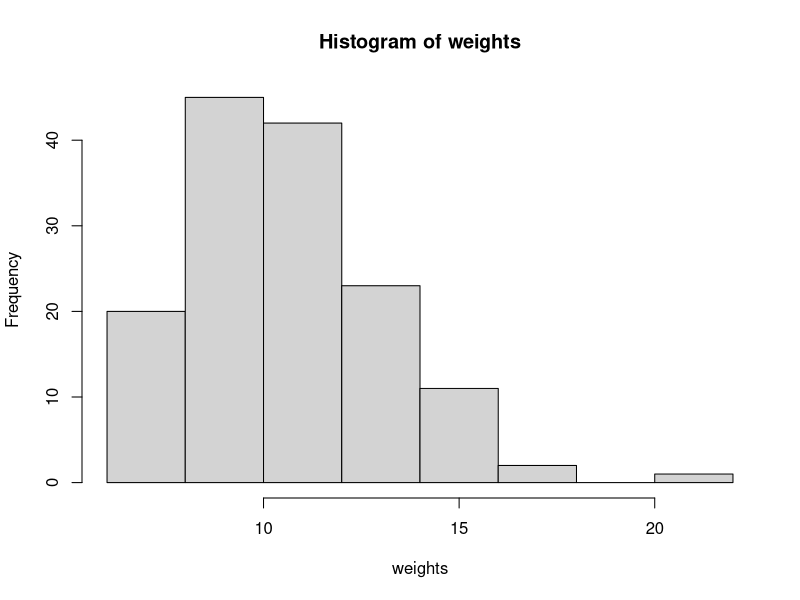
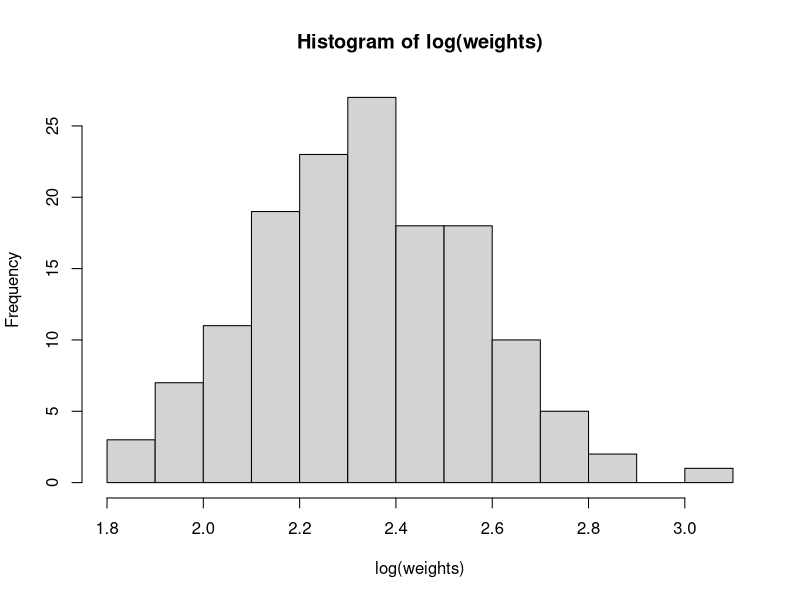
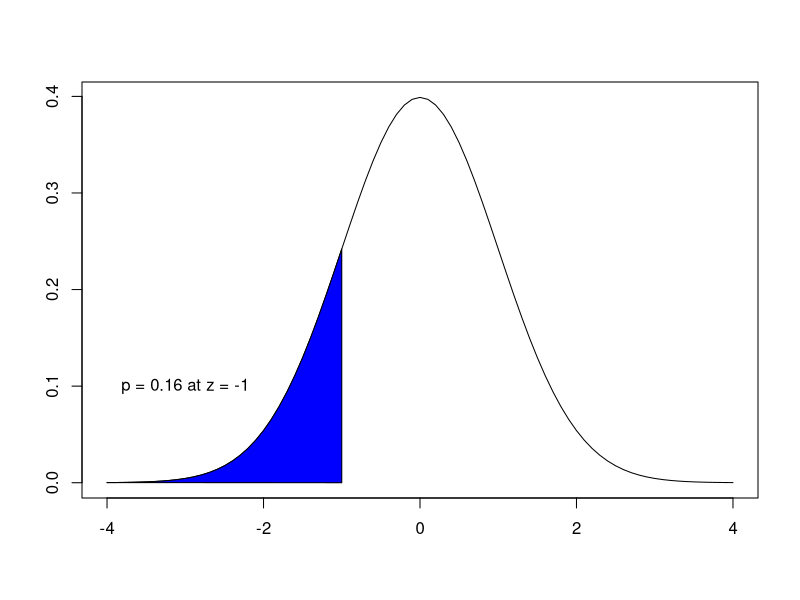
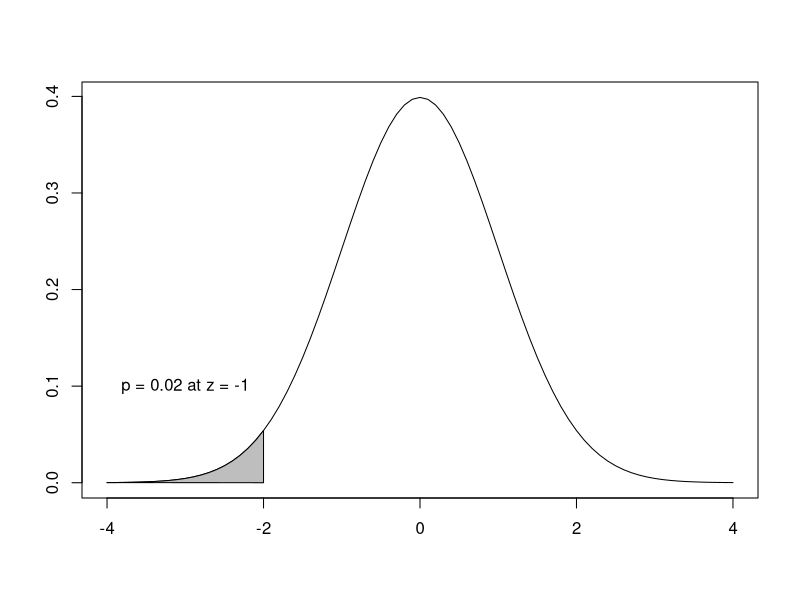
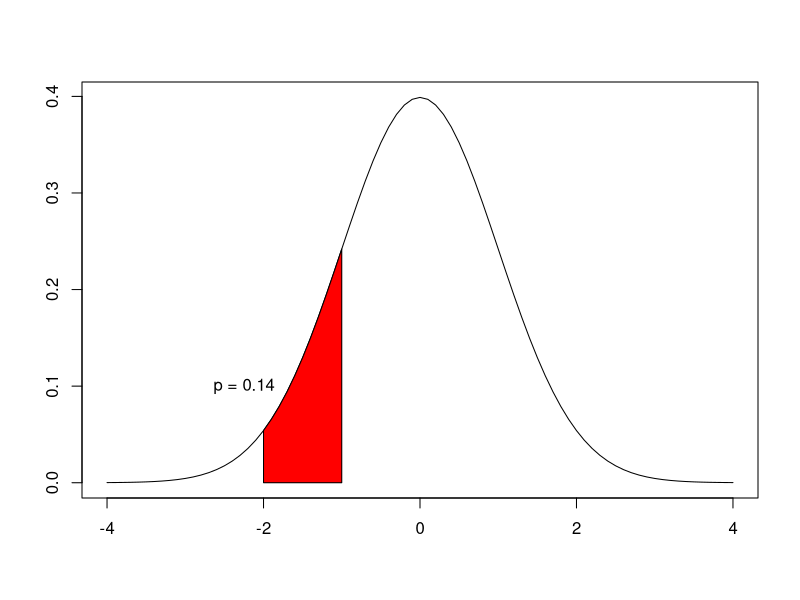

R code for these plots, in order:
## ---- chunk 1

mendel <- read.csv("./Datasets/MendelPeas.csv")


roundO <- sum(mendel[mendel$shape == "round", "count"])
wrinkledO <- sum(mendel[mendel$shape == "wrinkled", "count"])

(Observed <- c(roundO, wrinkledO))

## ---- chunk 2

Er <- (556/4)*3

Ew <- (556/4)*1

(Expected <- c(Er, Ew))

## ---- chunk 3

mTab <- data.frame(Observed, Expected)
rownames(mTab) <- c("round", "wrinkled")
mTab
## ---- chunk 4


(chiAdj <- sum((abs(Observed - Expected) - 0.5)^2 / Expected))

## ---- chunk 5

(criticalChi <- qchisq(p = 1 - 0.05, df = 1))

(pval <- pchisq(chiAdj, df = 1, lower.tail = F))

## ---- chunk 6

mendel

(Observed2 <- mendel[,c(3:4)])

#Just as before, the total number of plants is 556.  
ExpRY <- 9*(556/16)
ExpRG <- 3*(556/16)
ExpWY <- 3*(556/16)
ExpWG <- 1*(556/16)

(Expected2 <- c(ExpRY, ExpRG, ExpWY, ExpWG))

mTab2 <- data.frame(Observed2, Expected2)

mTab2
## ---- chunk 7

(chi2 <- sum((Observed2$count - Expected2)^2 / Expected2))

## ---- chunk 8

k <- 4 # We have 4 classes

(criticalChi2 <- qchisq(p = 1 - 0.05, df = k-1))

(pval2 <- pchisq(chi2, df = k-1, lower.tail = F))

## ---- chunk 9

x <- Observed2$count
p <- c(9/16, 3/16, 3/16, 1/16)

chisq.test(x = x, p = p)

## ---- chunk 10

library(MASS)
cwt <- cats

#sorting the heart weights into a vector
weights <- sort(cwt$Hwt)

## ---- chunk 11

hist(weights)

## ---- chunk 12

hist(log(weights))

## ---- chunk 13

classes <- 1:9 #number of intervals

#log transform
logwt <- log(weights)

#Get the total range of values:
range <- max(logwt) - min(logwt) 

#Length of each bin interval when k = 9:
binInt <- range/9

#The endpoints of the bin intervals:
endpoints <- seq(min(logwt), max(logwt), binInt)

## ---- chunk 14
#set up a vector of NAs that will hold the observed frequencies
Ofreq <- rep(NA, 9)
#We use a logical query for each interval, where we ask which logwts are less than or equal to endpoint i, starting at i = 2 since the first endpoint is the minimum logwt., and greater than the previous endpoint.
#Then we sum each result to get the frequency of observations in each interval i.

for(i in 2:10){
   Ofreq[i-1] <- sum(logwt > (endpoints[i-1]) & 
                      logwt <= endpoints[i])
}

#we add 1 to Ofreq[1] since the minimum logwt value was not included in the first interval frequency using the code above. 
Ofreq[1] <- Ofreq[1] + 1 

Ofreq
## ---- chunk 15

meanWt <- mean(logwt)
sdWt <- sd(logwt)
(zscores <- (endpoints[-1] - meanWt) / sdWt)

## ---- chunk 16

pnorm(-1)
x <- seq(-4, 4, 0.1)
y <- dnorm(x)
plot(x, y, type = "l", ylab = "", xlab = "")
polygon(c( x[x<=-1], -1 ),  c(y[x<=-1],0 ), col="blue")
text(-3, 0.1, "p = 0.16 at z = -1")
## ---- chunk 17

pnorm(-2)
x <- seq(-4, 4, 0.1)
y <- dnorm(x)
plot(x, y, type = "l", ylab = "", xlab = "")
polygon(c( x[x<=-2], -2 ),  c(y[x<=-2],0 ), col="gray")
text(-3, 0.1, "p = 0.02 at z = -1")

## ---- chunk 18

pnorm(-1) - pnorm(-2)
x <- seq(-4, 4, 0.1)
y <- dnorm(x)
plot(x, y, type = "l", ylab = "", xlab = "")
polygon(c(-2, x[x<=-1 & x >= -2], -1 ),  c(0,y[x<=-1 & x >= -2],0 ), col="red")
text(-2.25, 0.1, "p = 0.14")




## ---- chunk 19

pnorm(-1) - pnorm(-2)

## ---- chunk 20

probs <- rep(NA, 9)
probs[1] <- pnorm(zscores[1])

for(i in 2:9){
   probs[i] <- pnorm(zscores[i]) - pnorm(zscores[i-1])
}

## ---- chunk 21
(Efreq <- probs * sum(Ofreq))
## ---- chunk 22

(chiSq <- (sum((Ofreq - Efreq)^2/Efreq)))

## ---- chunk 23

k <- 9

#Critical chi-squared value at alpha = 0.05
qchisq(p = 1 - 0.05, df = k-3)
#p value at our test statistic
pchisq(chiSq, k-3, lower.tail = F)

## ---- chunk 24
planttab <- read.csv("./Datasets/rareplants2.csv")[-1]
knitr::kable(x = planttab,
             col.names = c("Species type", "Dry", "Wet", "Wet or Dry", "Total"), 
             caption = "Observed frequencies of common versus rare plant species in South Australia and Victoria, Australia according to habitat type (dry only, wet only, and wet or dry)."
)
## ---- chunk 25
#create a table from the original data table, with appropriate dimensions just to hold joint probabilities:
plantP <- planttab[1:2,2:4] 
#total sample size:
Grand <- as.numeric(planttab[3,5])
#Create vectors of the marginal probabilities
(HabP <- as.numeric(planttab[3,2:4])/Grand)
(SpP <- as.numeric(planttab[1:2,5])/Grand)

#multiply the row and column marginal probabilities to get the joint probabilities in each cell:
for(j in 1:2){
   for(k in 1:3){
      plantP[j,k] <- SpP[j] * HabP[k]
   }
}

rownames(plantP) <- c("common", "rare")
knitr::kable(x = round(plantP,2),
             col.names = c("Dry", "Wet", "Wet or Dry"), 
             caption = "Joint probabilities given the marginal probabilities in rows and columns"
)
## ---- chunk 26

Exp <- plantP * Grand
knitr::kable(x = Exp,
             col.names = c("Dry", "Wet", "Wet or Dry"), 
             caption = "Expected frequencies if the rareness of plant species was independent of habitat type"
)
## ---- chunk 27

#Matrices of the observed and expected frequencies:
Obs <- apply(planttab[1:2, 2:4], c(1,2), "as.numeric")
Exp

(chiSq <- sum((Obs - Exp)^2/Exp))

## ---- chunk 28

(crit <- qchisq(1-0.05, df = 2))
(pval <- pchisq(chiSq, df = 2, lower.tail = F))

## ---- chunk 29

chisq.test(Obs)
## ---- chunk 30

(Obs - Exp)^2/Exp

## ---- chunk 31

knitr::kable(x = planttab[1:2, 1:4],
             col.names = c("Species type", "Dry", "Wet", "Wet or Dry")
)

## ---- chunk 32

rownames(Exp) <- NULL
Exp$spt <- c("common", "rare")
Exp <- cbind(Exp$spt, round(Exp[1:3],0))
knitr::kable(x = Exp,
             col.names = c("Species type", "Dry", "Wet", "Wet or Dry")
)

## ---- chunk 33
knitr::opts_chunk$set(echo = TRUE)

## ---- chunk 34
olives <- read.csv("./Datasets/olives.csv")

##use table() to calculate the frequencies of each cultivar/No.seeds combination in the data. 
(olivect <- table(olives))

#marginal totals:

(cultSums <- rowSums(olivect))
(seedSums <- colSums(olivect))

## ---- chunk 35

#First, calculate the total number of olive fruits used in this study:

(total <- sum(cultSums)) #or
total <- nrow(olives)

#2A:
#Calculate the marginal probabilities of being a particular cultivar type:

(cultp <- cultSums/total)

#Calculate the marginal probabilities of having a certain number of seeds:

(seedp <- seedSums/total)

#2B:
#Fill a table with the calculated joint probabilities for each combination of cultivar and number of seeds:

##Copy the dimensions of the cont. table to a new table.  We will do this by simply copying the original contingency table, then replacing the original observed frequencies with joint probabilities:

jprobs <- as.matrix(olivect)

#Fill the "Ascolana Tenera" cultivar row with joint probabilities by multiplying the marginal "Ascolana Tenera" probability by all the marginal  probabilities from seedp.  Since the probabilities from seedp are in the same order as the jprobs columns, this will work fine:

jprobs["Ascolana Tenera", ] <- cultp["Ascolana Tenera"] * seedp

#Do the same for the other four cultivar types:

jprobs["Carolea", ] <- cultp["Carolea"] * seedp
jprobs["Leccino", ] <- cultp["Leccino"] * seedp
jprobs["Picholine", ] <- cultp["Picholine"] * seedp

#2C:
#Calculate the expected frequencies based on the joint probabilities under the null hypothesis multiplied by the total number of fruits sampled.  

(oliveExp <- jprobs * total)


## ---- chunk 36

#Calculate chi square values for each cell:

(chisqtable <- (olivect - oliveExp)^2 / oliveExp)

(chisq <- sum(chisqtable))


## ---- chunk 37

#Calculate the degrees of freedom
j <- nrow(olivect); k  = ncol(olivect)
df <- (j - 1) * (k - 1)

#Calculate the critical value
(crit <- qchisq(0.95, df))

#Is our test statistic equal to or greater than our critical value?
chisq >= crit

#You could also simply get the p value to use as your decision rule:
(pvalue <- pchisq(chisq, df, lower.tail = F))


#We just performed a test of independence by hand, but R actually has a single function that will do it all at once for you:
chisq.test(olivect)


## ---- chunk 38
mice <- read.csv("./Datasets/mice.csv")

##use table() to calculate the frequencies of each treatment/result combination in the data. 
(micect <- table(mice))

#marginal totals:

(treatSums <- rowSums(micect))
(survSums <- colSums(micect))

## ---- chunk 39

#First, calculate the total number of mice used in this study:

(total <- sum(treatSums)) #or
total <- nrow(mice)

#2A:
#Calculate the marginal probabilities of getting a particular treatment:

(treatp <- treatSums/total)

#Calculate the marginal probabilities of surviving or not:

(survp <- survSums/total)

#2B:
#Fill a table with the calculated joint probabilities for each combination of treatment type and survival outcome:

##Copy the dimensions of the cont. table to a new table.  We will do this by simply copying the original contingency table, then replacing the original observed frequencies with joint probabilities:

jprobs <- as.matrix(micect)

#Fill the "antiserum" treatment row with joint probabilities by multiplying the marginal "antiserum" probability by all the marginal  probabilities from survp.  Since the probabilities from survp are in the same order as the jprobs columns, this will work fine:

jprobs["antiserum", ] <- treatp["antiserum"] * survp

#Do the same for the other treatment type:

jprobs["experimental", ] <- treatp["experimental"] * survp

jprobs["control", ] <- treatp["control"] * survp


#2C:
#Calculate the expected frequencies based on the joint probabilities under the null hypothesis multiplied by the total number of mice sampled.  

(miceExp <- jprobs * total)


## ---- chunk 40

# Calculate chi square values for each cell:

(chisqtable <- (micect - miceExp)^2 / miceExp)

(chisq <- sum(chisqtable))


## ---- chunk 41

# Calculate the degrees of freedom
j <- nrow(micect); k  = ncol(micect)
df <- (j - 1) * (k - 1)

# Calculate the critical value
(crit <- qchisq(0.95, df))

# Is our test statistic equal to or greater than our critical value?
chisq >= crit

# You could also simply get the p value to use as your decision rule:
(pvalue <- pchisq(chisq, df, lower.tail = F))


# We just performed a test of independence by hand, but R actually has a single 
# function that will do it all at once for you:
chisq.test(micect)


